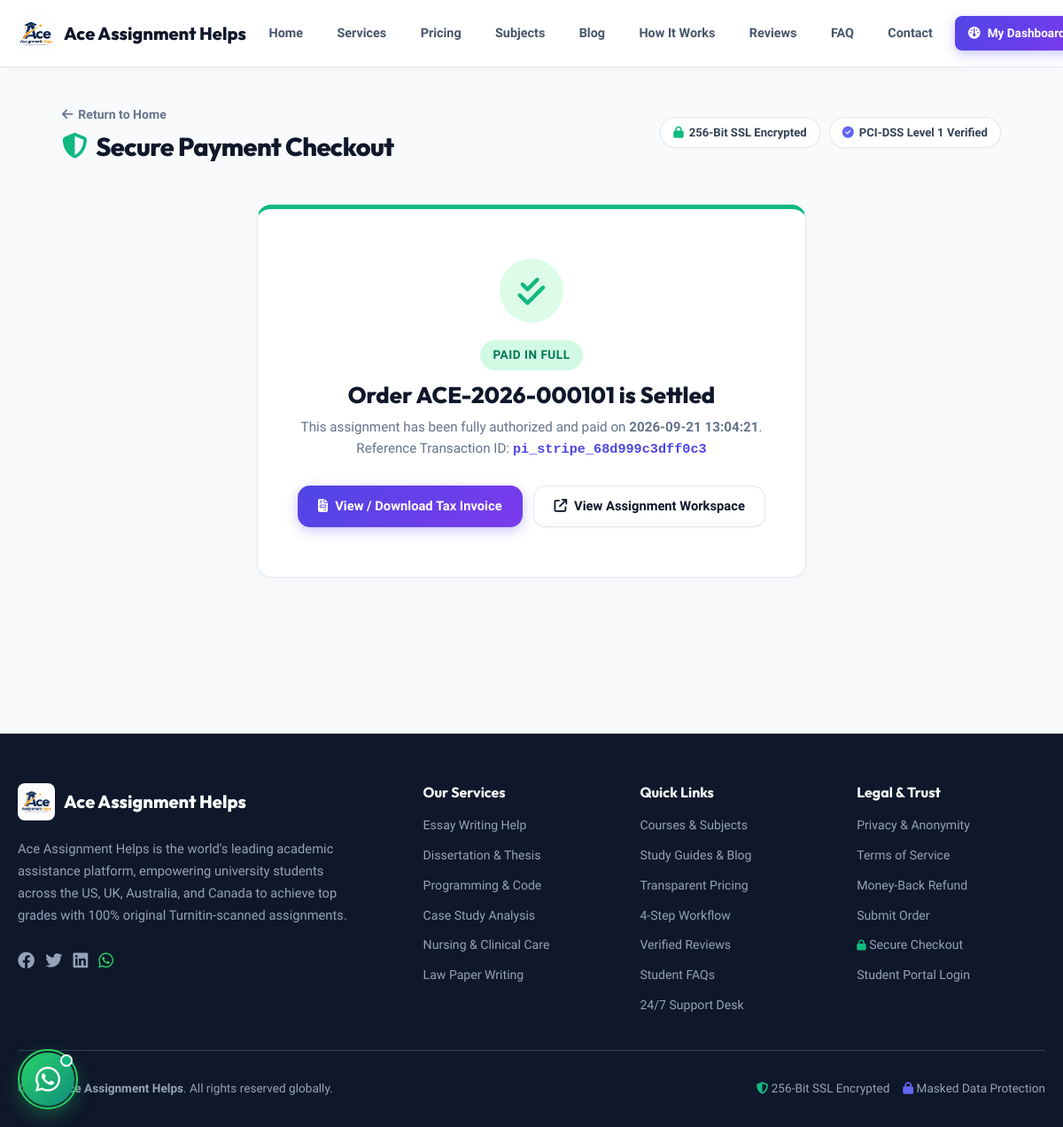
Page /checkout.php?assignment_id=ACE-2026-000101 (signed in) on the earlier database version.
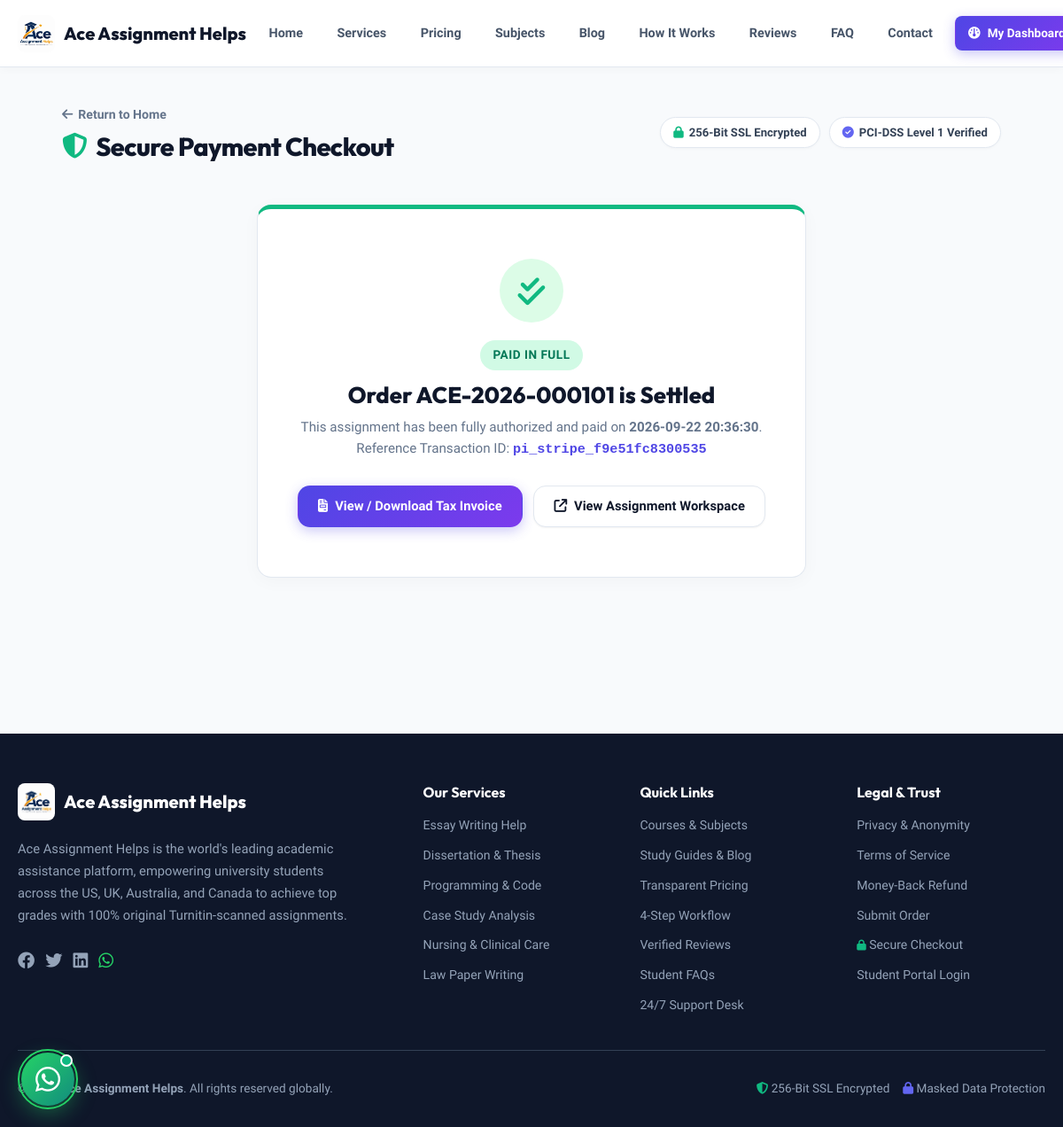
Same page on the later database version.
### tables this page shows
CREATE TABLE `assignments` (
  `id` int NOT NULL AUTO_INCREMENT,
  `assignment_id` varchar(50) NOT NULL,
  `student_id` varchar(50) NOT NULL,
  `title` varchar(255) NOT NULL,
  `subject` varchar(100) NOT NULL,
  `assignment_type` varchar(100) DEFAULT NULL,
  `deadline` datetime DEFAULT NULL,
  `timezone` varchar(50) DEFAULT NULL,
  `word_count` int DEFAULT '250',
  `pages` int DEFAULT '1',
  `reference_style` varchar(50) DEFAULT NULL,
  `priority` varchar(50) DEFAULT 'Normal',
  `language` varchar(50) DEFAULT 'English (US)',
  `instructions` text,
  `currency` varchar(10) DEFAULT 'USD',
  `price` decimal(10,2) DEFAULT '0.00',
  `discount_code` varchar(50) DEFAULT NULL,
  `final_price` decimal(10,2) DEFAULT '0.00',
  `status` varchar(50) DEFAULT 'New',
  `allocator_id` varchar(50) DEFAULT NULL,
  `expert_id` varchar(50) DEFAULT NULL,
  `country` varchar(100) DEFAULT NULL,
  `university` varchar(255) DEFAULT NULL,
  `created_at` datetime DEFAULT CURRENT_TIMESTAMP,
  `updated_at` datetime DEFAULT CURRENT_TIMESTAMP ON UPDATE CURRENT_TIMESTAMP,
  `payment_status` varchar(50) DEFAULT 'Unpaid',
  `payment_plan` varchar(50) DEFAULT '100%',
  `paid_amount` decimal(10,2) DEFAULT '0.00',
  `remaining_balance` decimal(10,2) DEFAULT '0.00',
  `refund_reason` text,
  `revision_notes` text,
  PRIMARY KEY (`id`),
  UNIQUE KEY `assignment_id` (`assignment_id`)
);

CREATE TABLE `payments` (
  `id` int NOT NULL AUTO_INCREMENT,
  `payment_id` varchar(50) NOT NULL,
  `assignment_id` varchar(50) NOT NULL,
  `student_id` varchar(50) NOT NULL,
  `amount` decimal(10,2) NOT NULL,
  `currency` varchar(10) DEFAULT 'USD',
  `status` varchar(50) DEFAULT 'Paid',
  `payment_method` varchar(100) DEFAULT NULL,
  `transaction_id` varchar(100) DEFAULT NULL,
  `payment_date` datetime DEFAULT CURRENT_TIMESTAMP,
  `payment_plan` varchar(50) DEFAULT '100%',
  PRIMARY KEY (`id`),
  UNIQUE KEY `payment_id` (`payment_id`)
);

### includes/auth.php (called while the page is built, shortened)
<?php
require_once __DIR__ . '/db.php';
class Auth {
    public static function currentUser() {
        return $_SESSION['user'] ?? null;
    }
}

### includes/db.php (called while the page is built, shortened)
<?php
class DataStore {
    private static $pdo = null;
    private static $dbHost = 'database-1.c1o0ygcs2cex.ap-south-1.rds.amazonaws.com';
    private static $dbPort = 3306;
    private static $dbUser = 'admin';
    private static $dbPass = 'Marwal#1627';
    private static $dbName = 'aceassignmenthelp_db';
    public static function getPdo() {
        if (self::$pdo === null) {
            try {
                $dsn = "mysql:host=" . self::$dbHost . ";port=" . self::$dbPort . ";dbname=" . self::$dbName . ";charset=utf8mb4";
                self::$pdo = new PDO($dsn, self::$dbUser, self::$dbPass, [
                    PDO::ATTR_ERRMODE => PDO::ERRMODE_EXCEPTION,
                    PDO::ATTR_DEFAULT_FETCH_MODE => PDO::FETCH_ASSOC,
                    PDO::ATTR_EMULATE_PREPARES => false,
                    PDO::ATTR_TIMEOUT => 5
                ]);
            } catch (Throwable $e) {
                error_log("MySQL Connection Failed: " . $e->getMessage());
                self::$pdo = null;
                throw new Exception("Unable to connect to MySQL database: " . $e->getMessage());
            }
        }
        return self::$pdo;
    }
    private static function formatRecordFromDb($collectionName, $row) {
        return $row;
    }
    public static function findOne($collectionName, $key, $value) {
        $pdo = self::getPdo();
        try {
            $sqlKey = $key;
            $stmt = $pdo->prepare("SELECT * FROM `$collectionName` WHERE `$sqlKey` = ? LIMIT 1");
            $stmt->execute([$value]);
            $row = $stmt->fetch();
            if ($row) {
                return self::formatRecordFromDb($collectionName, $row);
            }
        } catch (Throwable $e) {
            error_log("DataStore::findOne error ($collectionName, $key): " . $e->getMessage());
        }
        return null;
    }
}

### checkout.php (the view, shortened to what the changed rows need)
<?php
require_once __DIR__ . '/includes/auth.php';
$user = Auth::currentUser();
$asmId = trim($_GET['assignment_id'] ?? $_GET['id'] ?? '');
$asm = null;
$isAlreadyPaid = false;
$existingPayment = null;
if ($asmId) {
    $asm = DataStore::findOne('assignments', 'assignment_id', $asmId);
}
$remainingBalance = $asm ? (float)($asm['remaining_balance'] ?? 0) : 0.0;
$paymentStatus = $asm ? ($asm['payment_status'] ?? '') : '';
$isPayRemaining = (isset($_GET['pay_remaining']) && $_GET['pay_remaining'] == '1') || ($paymentStatus === 'Partially Paid' && $remainingBalance > 0);
if ($asm) {
    $existingPayment = DataStore::findOne('payments', 'assignment_id', $asmId);
    if (($paymentStatus === 'Paid' || ($existingPayment && ($existingPayment['status'] ?? '') === 'Paid')) && $remainingBalance <= 0 && !$isPayRemaining) {
        $isAlreadyPaid = true;
    }
}
$isStudent = ($user && ($user['role'] ?? '') === 'Student');
if ($isStudent) {
    include __DIR__ . '/includes/portal_header.php';
} else {
    include __DIR__ . '/includes/header.php';
}
?>
<div class="checkout-container-wrap">
  <div class="co-max-width">
    <div class="co-topbar">
      <div>
        <h1 class="co-page-title">
          <i class="fa-solid fa-shield-halved" style="color:#10b981;"></i> Secure Payment Checkout
        </h1>
      </div>
    </div>
    <?php if (!$asm): ?>
      <div class="co-card" style="text-align:center; max-width:620px; margin: 3rem auto; padding:3.5rem 2rem;">
        <div style="width:72px; height:72px; border-radius:50%; background:#f1f5f9; color:#64748b; display:flex; align-items:center; justify-content:center; font-size:2.2rem; margin:0 auto 1.5rem auto;">
          <i class="fa-solid fa-receipt"></i>
        </div>
        <h2 style="font-size:1.5rem; color:#0f172a; margin-bottom:0.6rem; font-weight:800;">No Pending Assignment Order Specified</h2>
        <p style="color:#64748b; font-size:0.95rem; margin-bottom:2rem; line-height:1.6;">
          To proceed with checkout, please select an assignment from your student portal dashboard or submit a new assignment brief.
        </p>
        <div style="display:flex; justify-content:center; gap:12px; flex-wrap:wrap;">
          <?php if ($isStudent): ?>
            <a href="/student/new-assignment.php" class="btn btn-primary"><i class="fa-solid fa-circle-plus"></i> Submit New Assignment</a>
            <a href="/student/assignments.php" class="btn btn-outline"><i class="fa-solid fa-list-check"></i> View My Assignments</a>
          <?php else: ?>
            <a href="/submit-assignment.php" class="btn btn-primary"><i class="fa-solid fa-circle-plus"></i> Submit Assignment</a>
            <a href="/login.php" class="btn btn-outline"><i class="fa-solid fa-right-to-bracket"></i> Student Login</a>
          <?php endif; ?>
        </div>
      </div>
    <?php elseif ($isAlreadyPaid): ?>
      <div class="co-card" style="text-align:center; max-width:620px; margin: 3rem auto; padding:3.5rem 2rem; border-top: 5px solid #10b981;">
        <div style="width:72px; height:72px; border-radius:50%; background:#dcfce7; color:#10b981; display:flex; align-items:center; justify-content:center; font-size:2.2rem; margin:0 auto 1.25rem auto;">
          <i class="fa-solid fa-check-double"></i>
        </div>
        <span class="badge badge-success" style="margin-bottom:0.75rem; font-size:0.85rem; padding:6px 14px;">PAID IN FULL</span>
        <h2 style="font-size:1.6rem; color:#0f172a; margin-bottom:0.5rem; font-weight:800;">Order <?php echo htmlspecialchars($asm['assignment_id']); ?> is Settled</h2>
        <p style="color:#64748b; font-size:0.95rem; margin-bottom:1.75rem; line-height:1.6;">
          This assignment has been fully authorized and paid on <strong><?php echo htmlspecialchars($existingPayment['payment_date'] ?? date('Y-m-d')); ?></strong>.<br>
          Reference Transaction ID: <code style="font-weight:700; color:#4f46e5;"><?php echo htmlspecialchars($existingPayment['transaction_id'] ?? 'TRX-SETTLED'); ?></code>
        </p>
        <div style="display:flex; justify-content:center; gap:12px; flex-wrap:wrap;">
          <a href="/student/invoice.php?id=<?php echo urlencode($asm['assignment_id']); ?>" target="_blank" class="btn btn-primary">
            <i class="fa-solid fa-file-invoice"></i> View / Download Tax Invoice
          </a>
          <a href="/student/assignment-detail.php?id=<?php echo urlencode($asm['assignment_id']); ?>" class="btn btn-outline">
            <i class="fa-solid fa-arrow-up-right-from-square"></i> View Assignment Workspace
          </a>
        </div>
      </div>
    <?php endif; ?>
  </div>
</div>
<?php
if ($isStudent) {
    echo "</div>\n";
    echo "</div>\n";
    echo "</div>\n";
    echo "<script src='/assets/js/portal.js'></script>\n";
    echo "</body>\n</html>";
} else {
    include __DIR__ . '/includes/footer.php';
}
?>

Differences in the rows shown:
removed payments: payment_date "2026-09-21 13:04:21", transaction "pi_stripe_68d999c3dff0c3"
added payments: payment_date "2026-09-22 20:36:30", transaction "pi_stripe_f9e51fc8300535"
